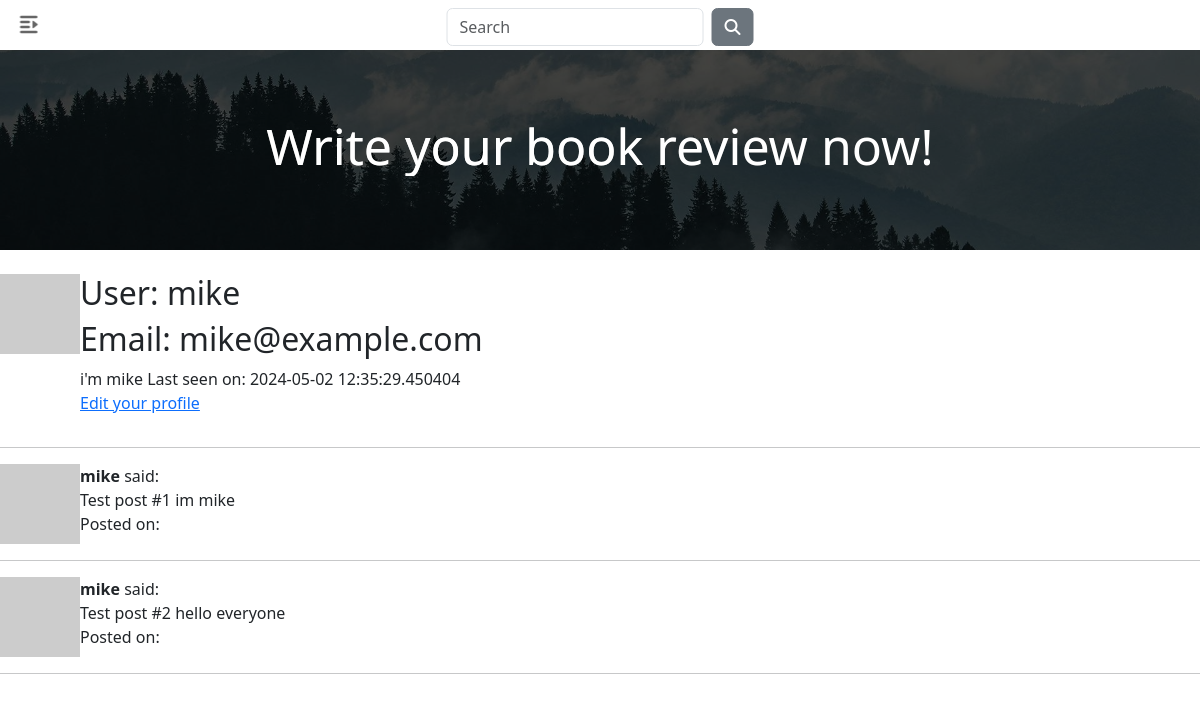
The page /user/mike (signed in) on the database as committed earlier.
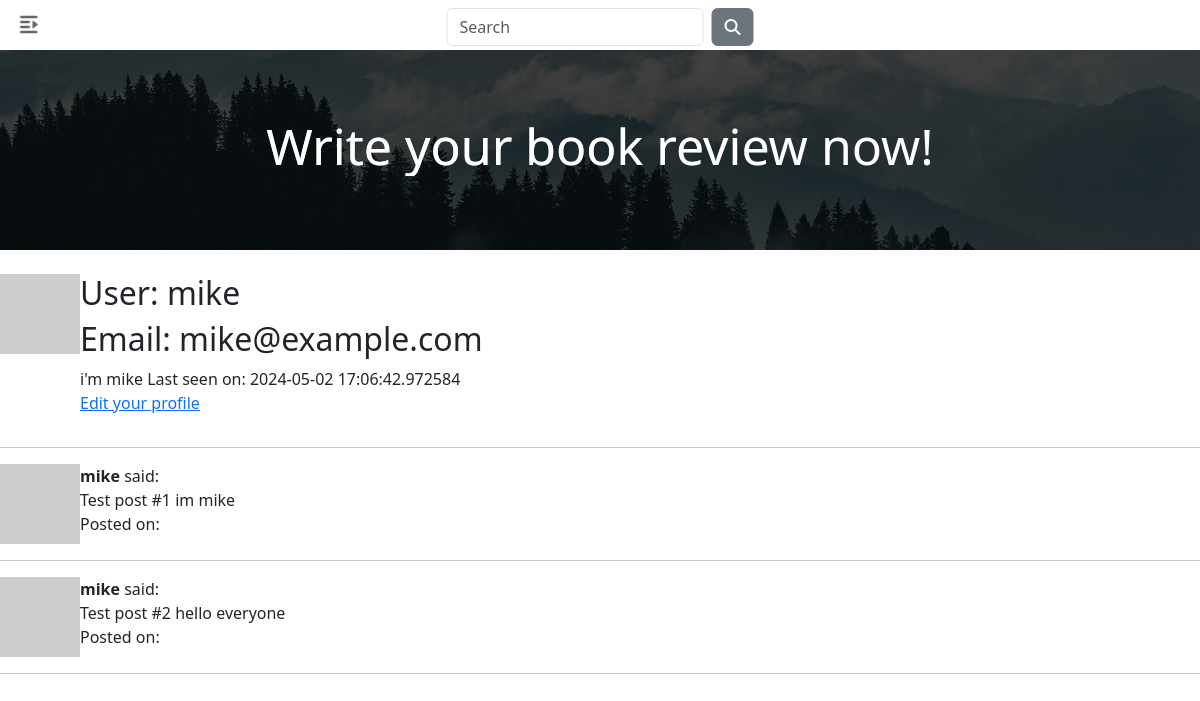
The same page on the database as committed later.
### app/models.py (models this page shows, shortened)
class User(UserMixin, db.Model):
    id: so.Mapped[int] = so.mapped_column(primary_key=True)
    username: so.Mapped[str] = so.mapped_column(sa.String(64), index=True,
                                                unique=True)
    email: so.Mapped[str] = so.mapped_column(sa.String(120), index=True,
                                             unique=True)
    password_hash: so.Mapped[Optional[str]] = so.mapped_column(sa.String(256))
    posts: so.WriteOnlyMapped['Post'] = so.relationship(
        back_populates='author')
    about_me: so.Mapped[Optional[str]] = so.mapped_column(sa.String(140))
    last_seen: so.Mapped[Optional[datetime]] = so.mapped_column(
        default=lambda: datetime.now(timezone.utc))
    following: so.WriteOnlyMapped['User'] = so.relationship(
        secondary=followers, primaryjoin=(followers.c.follower_id == id),
        secondaryjoin=(followers.c.followed_id == id),
        back_populates='followers')
    followers: so.WriteOnlyMapped['User'] = so.relationship(
        secondary=followers, primaryjoin=(followers.c.followed_id == id),
        secondaryjoin=(followers.c.follower_id == id),
        back_populates='following')
    def avatar(self, size):
        digest = md5(self.email.lower().encode('utf-8')).hexdigest()
        return f'https://www.gravatar.com/avatar/{digest}?d=identicon&s={size}'

### app/routes.py (the view)
@app.route('/user/<username>')
@login_required
def user(username):
    user = db.first_or_404(sa.select(User).where(User.username == username))
    posts = [
        {'author': user, 'body': 'Test post #1 im mike'},
        {'author': user, 'body': 'Test post #2 hello everyone'}
    ]
    form = EmptyForm()
    return render_template('user.html', user=user, posts=posts, form=form)

### app/forms.py
class EmptyForm(FlaskForm):
    submit = SubmitField('Submit')

### app/models.py (called while the page is built)
@login.user_loader
def load_user(id):
    return db.session.get(User, int(id))

### app/routes.py (called while the page is built)
@app.before_request
def before_request():
    if current_user.is_authenticated:
        current_user.last_seen = datetime.now()
        db.session.commit()

### app/templates/user.html (shortened to what this page needs)
{% extends "base.html" %}
{% block content %}
<div>
  <table>
    <tr valign="top">
        <td><img src="{{ user.avatar(128) }}"></td>
        <td><h2>User: {{ user.username }}</h2>
        <h2>Email: {{ user.email }}</h2>
        {% if user.about_me %}<span>{{ user.about_me }}</span>{% endif %}
        {% if user.last_seen %}<span>Last seen on: {{ user.last_seen }}</span>{% endif %}
        {% if user == current_user %}
        <p><a href="{{ url_for('edit_profile') }}">Edit your profile</a></p>
        {% endif %}
      </td>
    </tr>
</table>
<hr>
{% for post in posts %}
    {% include '_post.html' %}
{% endfor %}
  </div>
{% endblock %}

### app/templates/_post.html
<table>
  <tr valign="top">
      <td style:"width=70px"><img src="{{ post.author.avatar(80) }}"></td>
      <td>
        <strong>{{ post.author.username }}</strong> said:<br>{{ post.body }}<br>
        Posted on:  {{ post.timestamp }}</td>
  </tr>
</table><hr>

Rows that differ between the two databases and show on the page:
changed User "mike": last_seen "2024-05-02 12:35:29.450404" → "2024-05-02 17:06:42.972584"
